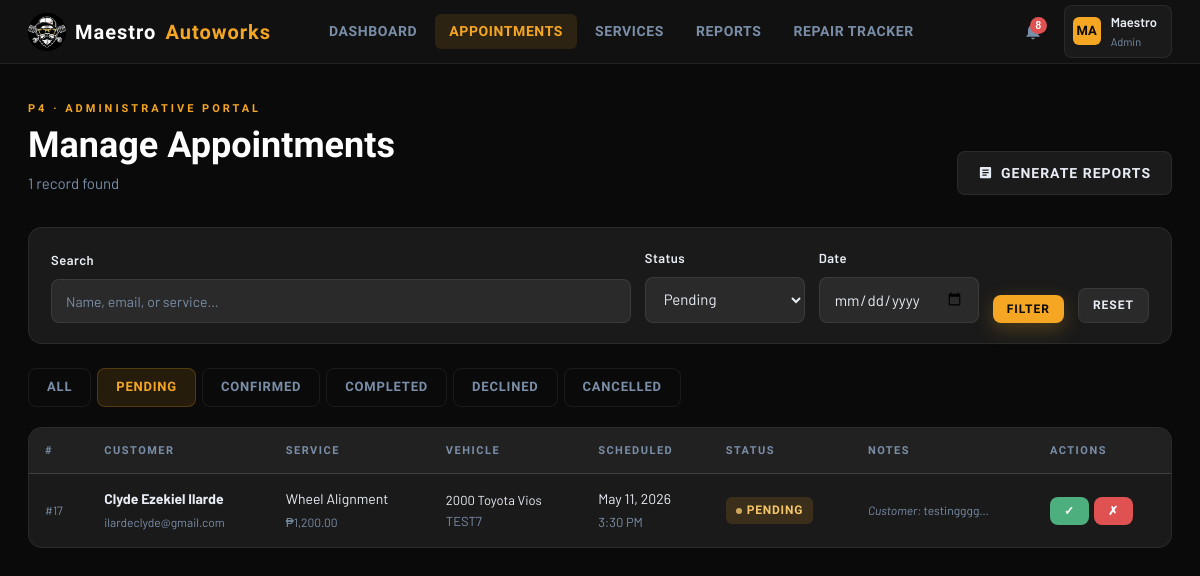
/autoworks_finalv1/autoworks_modified/admin_appointments.php?status=pending (signed in), run on the app's committed database.
### tables this page shows
CREATE TABLE `users` (
  `id` int(11) NOT NULL,
  `first_name` varchar(100) NOT NULL,
  `last_name` varchar(100) NOT NULL,
  `username` varchar(100) NOT NULL,
  `email` varchar(150) NOT NULL,
  `password` varchar(255) NOT NULL,
  `role` enum('customer','admin') NOT NULL DEFAULT 'customer',
  `phone` varchar(30) DEFAULT NULL,
  `created_at` timestamp NOT NULL DEFAULT current_timestamp()
);

CREATE TABLE `appointments` (
  `id` int(11) NOT NULL,
  `user_id` int(11) NOT NULL,
  `service_id` int(11) NOT NULL,
  `vehicle_make` varchar(80) DEFAULT NULL,
  `vehicle_model` varchar(80) DEFAULT NULL,
  `vehicle_year` year(4) DEFAULT NULL,
  `plate_no` varchar(20) DEFAULT NULL,
  `appt_date` date NOT NULL,
  `appt_time` time NOT NULL,
  `notes` text DEFAULT NULL,
  `status` enum('pending','confirmed','declined','completed','cancelled') NOT NULL DEFAULT 'pending',
  `admin_notes` text DEFAULT NULL,
  `created_at` timestamp NOT NULL DEFAULT current_timestamp(),
  `updated_at` timestamp NOT NULL DEFAULT current_timestamp() ON UPDATE current_timestamp()
);

CREATE TABLE `services` (
  `id` int(11) NOT NULL,
  `name` varchar(150) NOT NULL,
  `description` text DEFAULT NULL,
  `duration_hr` decimal(4,1) NOT NULL DEFAULT 1.0,
  `price` decimal(10,2) DEFAULT NULL,
  `category` varchar(80) DEFAULT NULL,
  `active` tinyint(1) NOT NULL DEFAULT 1
);

### autoworks_finalv1/autoworks_modified/admin_appointments.php (the view, shortened to what this page needs)
<?php
require 'db.php';
require 'partials/header.php';
$filterStatus = $_GET['status'] ?? 'all';
$filterDate   = $_GET['date']   ?? '';
$search       = trim($_GET['q'] ?? '');
$where  = ['1=1'];
$params = [];
if ($filterStatus !== 'all') {
    $where[]  = 'a.status = ?';
    $params[] = $filterStatus;
}
$sql = "
    SELECT a.*, u.first_name, u.last_name, u.email,
           s.name AS service_name, s.price, s.duration_hr
    FROM appointments a
    JOIN users    u ON u.id = a.user_id
    JOIN services s ON s.id = a.service_id
    WHERE " . implode(' AND ', $where) . "
    ORDER BY a.appt_date DESC, a.appt_time DESC
";
$stmt = $pdo->prepare($sql);
$stmt->execute($params);
$appointments = $stmt->fetchAll();
?>
<main class="page-shell">
    <div class="page-header" style="display:flex;align-items:flex-end;justify-content:space-between;flex-wrap:wrap;gap:16px;">
        <div>
            <div class="page-label">P4 · Administrative Portal</div>
            <div class="page-title">Manage Appointments</div>
            <div class="page-sub"><?= count($appointments) ?> record<?= count($appointments)!=1?'s':'' ?> found</div>
        </div>
        <a href="admin_reports.php" class="btn btn-secondary">
            <svg viewBox="0 0 24 24" style="width:15px;height:15px;fill:currentColor;"><path d="M19 3H5c-1.1 0-2 .9-2 2v14c0 1.1.9 2 2 2h14c1.1 0 2-.9 2-2V5c0-1.1-.9-2-2-2zm-5 14H7v-2h7v2zm3-4H7v-2h10v2zm0-4H7V7h10v2z"/></svg>
            Generate Reports
        </a>
    </div>
    <div class="card card-sm" style="margin-bottom:24px;">
        <form method="GET" style="display:flex;gap:14px;flex-wrap:wrap;align-items:flex-end;">
            <div style="flex:1;min-width:180px;">
                <label class="lbl">Search</label>
                <input type="text" name="q" placeholder="Name, email, or service…" value="<?= htmlspecialchars($search) ?>">
            </div>
            <div style="min-width:160px;">
                <label class="lbl">Status</label>
                <select name="status">
                    <?php foreach (['all','pending','confirmed','completed','declined','cancelled'] as $s): ?>
                        <option value="<?= $s ?>" <?= $filterStatus===$s?'selected':'' ?>><?= ucfirst($s) ?></option>
                    <?php endforeach; ?>
                </select>
            </div>
            <div style="min-width:160px;">
                <label class="lbl">Date</label>
                <input type="date" name="date" value="<?= htmlspecialchars($filterDate) ?>">
            </div>
            <button type="submit" class="btn btn-primary btn-sm">Filter</button>
            <a href="admin_appointments.php" class="btn btn-secondary btn-sm">Reset</a>
        </form>
    </div>
    <div style="display:flex;gap:6px;margin-bottom:20px;flex-wrap:wrap;">
        <?php
        $statuses = ['all','pending','confirmed','completed','declined','cancelled'];
        foreach ($statuses as $s):
            $active = ($filterStatus === $s) ? 'active' : '';
        ?>
            <a href="?status=<?= $s ?><?= $filterDate ? '&date='.$filterDate : '' ?><?= $search ? '&q='.urlencode($search) : '' ?>"
               class="tab-btn <?= $active ?>">
                <?= ucfirst($s) ?>
            </a>
        <?php endforeach; ?>
    </div>
    <div class="card" style="padding:0;">
        <?php if (empty($appointments)): ?>
            <div class="empty-state">
                <svg viewBox="0 0 24 24"><path d="M19 3h-1V1h-2v2H8V1H6v2H5c-1.1 0-2 .9-2 2v16c0 1.1.9 2 2 2h14c1.1 0 2-.9 2-2V5c0-1.1-.9-2-2-2zm0 18H5V8h14v13zM7 10h5v5H7z"/></svg>
                <p>No appointments match your filters.</p>
            </div>
        <?php else: ?>
        <div class="table-wrap">
            <table>
                <thead><tr>
                    <th>#</th><th>Customer</th><th>Service</th>
                    <th>Vehicle</th><th>Scheduled</th>
                    <th>Status</th><th>Notes</th><th>Actions</th>
                </tr></thead>
                <tbody>
                <?php foreach ($appointments as $row): ?>
                    <tr>
                        <td style="font-size:12px;color:var(--muted);">#<?= $row['id'] ?></td>
                        <td>
                            <strong><?= htmlspecialchars($row['first_name'].' '.$row['last_name']) ?></strong><br>
                            <span style="font-size:12px;color:var(--muted);"><?= htmlspecialchars($row['email']) ?></span>
                        </td>
                        <td>
                            <?= htmlspecialchars($row['service_name']) ?><br>
                            <span style="font-size:12px;color:var(--muted);">₱<?= number_format($row['price'],2) ?></span>
                        </td>
                        <td style="font-size:13px;">
                            <?= htmlspecialchars($row['vehicle_year'].' '.$row['vehicle_make'].' '.$row['vehicle_model']) ?>
                            <?php if ($row['plate_no']): ?>
                                <br><span style="color:var(--muted);"><?= htmlspecialchars($row['plate_no']) ?></span>
                            <?php endif; ?>
                        </td>
                        <td>
                            <?= date('M j, Y', strtotime($row['appt_date'])) ?><br>
                            <span style="color:var(--muted);font-size:13px;"><?= date('g:i A', strtotime($row['appt_time'])) ?></span>
                        </td>
                        <td>
                            <span class="badge badge-<?= $row['status'] ?>">
                                <span class="badge-dot"></span>
                                <?= ucfirst($row['status']) ?>
                            </span>
                        </td>
                        <td style="max-width:160px;font-size:12px;color:var(--muted);">
                            <?php if ($row['notes']): ?>
                                <em>Customer:</em> <?= htmlspecialchars(mb_substr($row['notes'],0,60)) ?>…<br>
                            <?php endif; ?>
                        </td>
                        <td>
                            <div style="display:flex;gap:5px;flex-wrap:wrap;">
                                <?php if ($row['status'] === 'pending'): ?>
                                    <button class="btn btn-success btn-sm"
                                        onclick="openAction(<?= $row['id'] ?>,'confirm',
                                            '<?= htmlspecialchars($row['first_name'].' '.$row['last_name'],ENT_QUOTES) ?>',
                                            '<?= htmlspecialchars($row['service_name'],ENT_QUOTES) ?>')">
                                        ✓
                                    </button>
                                    <button class="btn btn-danger btn-sm"
                                        onclick="openAction(<?= $row['id'] ?>,'decline',
                                            '<?= htmlspecialchars($row['first_name'].' '.$row['last_name'],ENT_QUOTES) ?>',
                                            '<?= htmlspecialchars($row['service_name'],ENT_QUOTES) ?>')">
                                        ✗
                                    </button>
                                <?php else: ?>
                                    <span style="color:var(--muted);font-size:12px;">—</span>
                                <?php endif; ?>
                            </div>
                        </td>
                    </tr>
                <?php endforeach; ?>
                </tbody>
            </table>
        </div>
        <?php endif; ?>
    </div>
</main>
<?php require 'partials/footer.php'; ?>

### autoworks_finalv1/autoworks_modified/partials/header.php (shortened to what this page needs)
<?php
$currentUser = $pdo->prepare("SELECT id, first_name, last_name, username, role FROM users WHERE id = ?");
$currentUser->execute([$_SESSION['user_id']]);
$me = $currentUser->fetch();
$unreadStmt = $pdo->prepare("SELECT COUNT(*) FROM notifications WHERE user_id = ? AND is_read = 0");
$unreadStmt->execute([$me['id']]);
$unreadCount = (int)$unreadStmt->fetchColumn();
$initials = strtoupper(substr($me['first_name'],0,1) . substr($me['last_name'],0,1));
$isAdmin  = ($me['role'] === 'admin');
$currentPage = basename($_SERVER['PHP_SELF'], '.php');
?>
<!DOCTYPE html>
<html lang="en">
<head>
    <link rel="stylesheet" href="app.css">
</head>
<body>
<div class="app-body">
<header class="topbar">
    <a href="<?= $isAdmin ? 'admin_dashboard.php' : 'dashboard.php' ?>" class="topbar-logo">
        <div class="logo-badge">
            <img src="logo.png" alt="Maestro Autoworks Logo">
        </div>
        Maestro<span style="color:var(--yellow)">Autoworks</span>
    </a>
    <nav class="topbar-nav">
        <?php if ($isAdmin): ?>
            <a href="admin_dashboard.php"    class="<?= $currentPage==='admin_dashboard'    ?'active':'' ?>">Dashboard</a>
            <a href="admin_appointments.php" class="<?= $currentPage==='admin_appointments' ?'active':'' ?>">Appointments</a>
            <a href="admin_services.php"     class="<?= $currentPage==='admin_services'     ?'active':'' ?>">Services</a>
            <a href="admin_reports.php"      class="<?= $currentPage==='admin_reports'      ?'active':'' ?>">Reports</a>
            <a href="admin_pms.php"          class="<?= $currentPage==='admin_pms'          ?'active':'' ?>">Repair Tracker</a>
        <?php endif; ?>
    </nav>
    <div class="topbar-right">
        <div style="position:relative;">
            <button class="notif-btn" id="notifBtn" aria-label="Notifications">
                <?php if ($unreadCount > 0): ?>
                    <span class="notif-badge"><?= $unreadCount > 9 ? '9+' : $unreadCount ?></span>
                <?php endif; ?>
            </button>
        </div>
        <div style="position:relative;">
            <div class="user-chip" id="userChip">
                <div class="user-avatar"><?= $initials ?></div>
                <div>
                    <div class="user-name"><?= htmlspecialchars($me['first_name']) ?></div>
                    <div class="user-role"><?= ucfirst($me['role']) ?></div>
                </div>
            </div>
        </div>
    </div>
</header>

### data on the page
users: initials "MA", first_name "Maestro", role "Admin"
appointments: id "17", user.last_name "Clyde Ezekiel Ilarde", user.email "ilardeclyde@gmail.com", service.name "Wheel Alignment", service.price "1,200.00", vehicle_year+vehicle_make+vehicle_model "2000 Toyota Vios", plate_no "TEST7", appt_date "May 11, 2026", appt_time "3:30 PM", status "PENDING", notes "testingggg"

### other printed values
$unreadCount "8"
count($appointments) "1"
$s "ALL"
$s "PENDING"
$s "CONFIRMED"
$s "COMPLETED"
$s "DECLINED"
$s "CANCELLED"
form field status "Pending"
